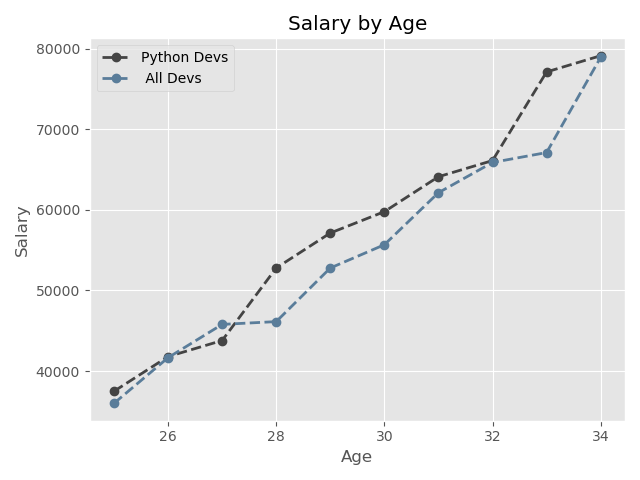

Write Python code to recreate this figure.
# Creating and customizing the plot

from matplotlib import pyplot as plt

# print(plt.style.available)
plt.style.use('ggplot')
dev_x=[25,26,27,28,29,30,31,32,33,34]

py_dev_y=[37485,41789,43788,52789,57134,59784,64123,66127,77134,79146]
plt.plot(dev_x,py_dev_y,color='#444444',linestyle='--',marker='o',linewidth=2,label='Python Devs')

dev_y=[35987,41657,45789,46135,52789,55678,62137,65894,67124,78942]
plt.plot(dev_x,dev_y,color='#5a7d9a',linestyle='--',marker='o',linewidth=2,label=' All Devs')

plt.ylabel('Salary')
plt.xlabel('Age')
plt.title('Salary by Age')
plt.legend()

plt.grid(True)
plt.tight_layout()

plt.savefig('first_plot.png')
plt.show()
